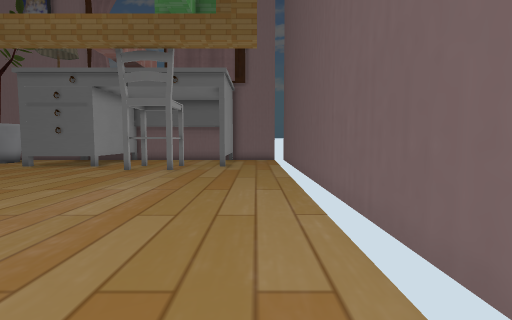
[1] (above)

16 first-person views from a walk through a Unity game level. The camera is 1.3 m above the floor, tilts 4° down and sees 85° across. The floor is counted in squares, 1 m on a side. Each view is taken from the middle of a square. On the plan, view 1 faces up. The plan holds only what a view shows up to about 13 squares ahead; the rest is blank.

[2]
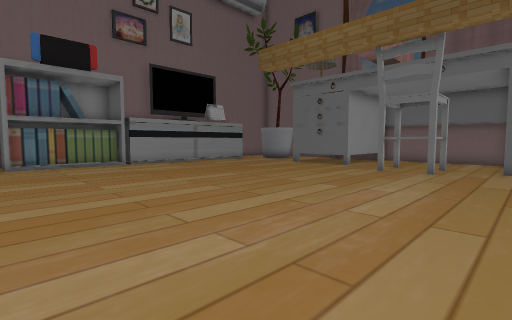

[3]
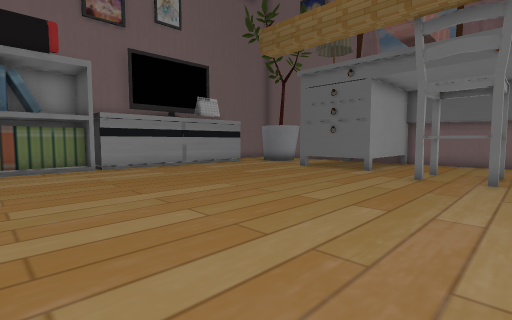

[4]
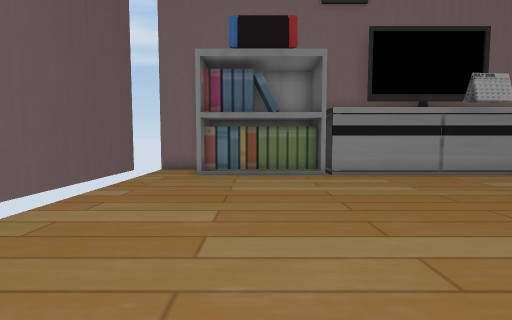

[5]
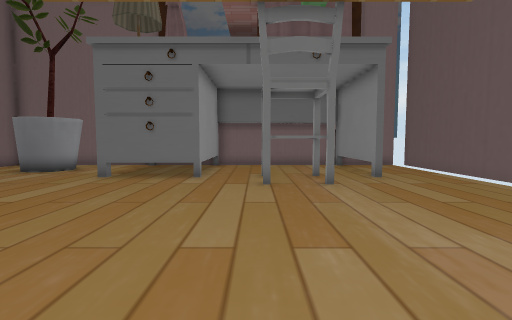

[6]
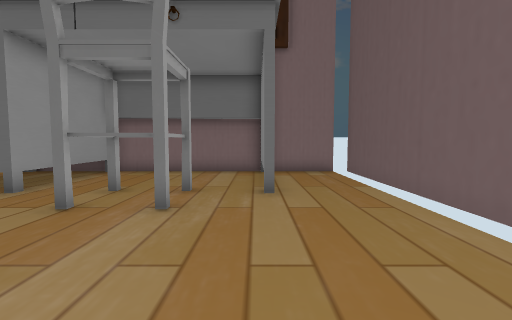

[7]
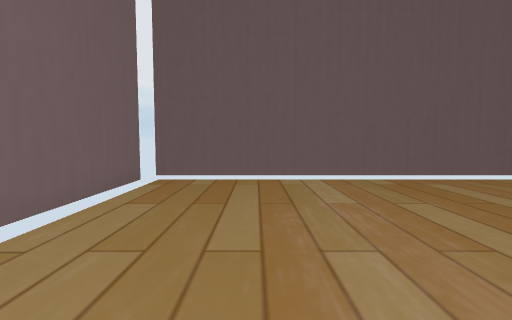

[8]
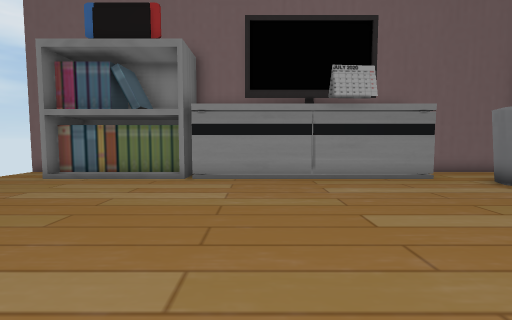

[9]
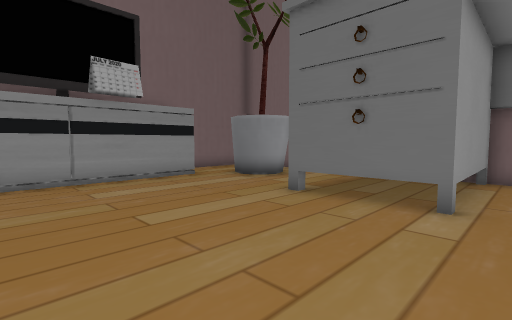

[10]
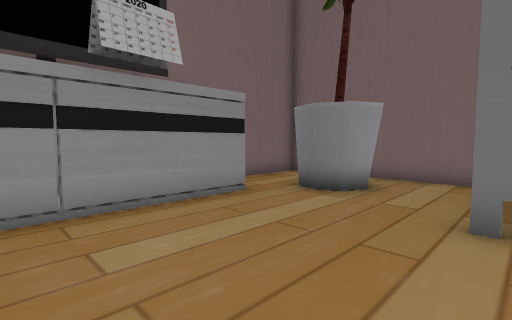

[11]
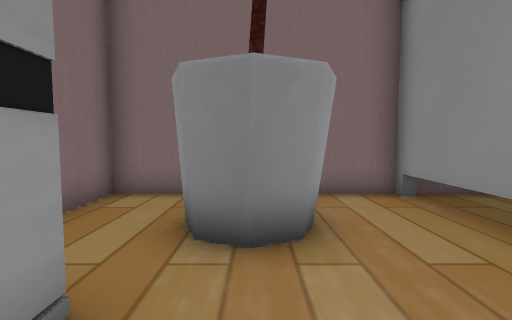

[12]
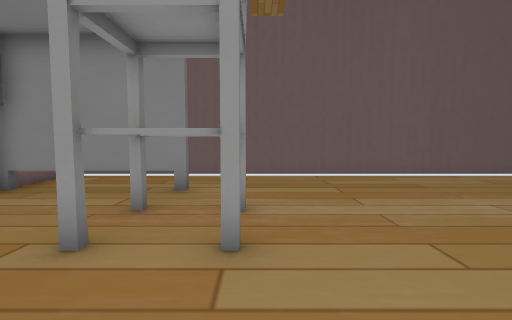

[13]
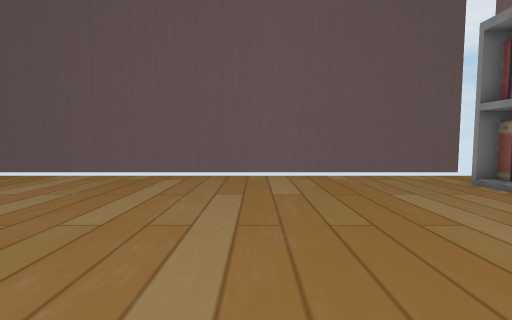

[14]
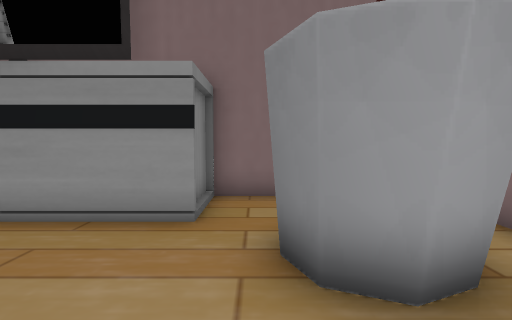

[15]
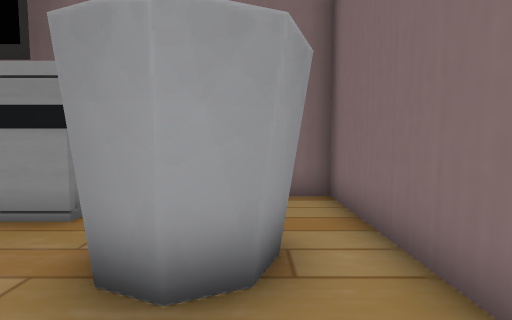

[16]
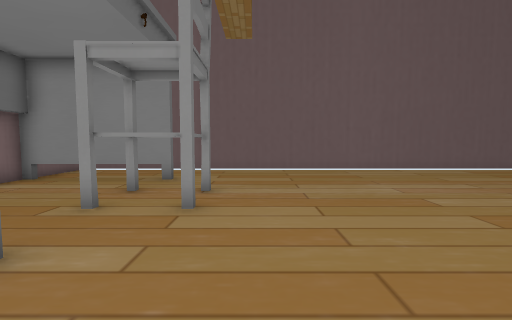

### Floor plan
Key: @ floor where view 1 was taken; # wall or solid block; x gap in a wall; . floor; T thing the floor can be seen under or through; O other object.
Columns run from 19 left of view 1 to 2 right of it. Each row starts with its distance up from view 1.
 19 #########  #########x#
 18 #.......#  #.....# ..#
 17 #.. ##..#  #.....T...#
 16 #..###..#  #.....T...#
 15 #.......#  #.....T...#
 14 ###.....####.OOO.T...#
 13   #..........O.O.....#
 12   #...........OO.....#
 11   #..................#
 10   #..................#
  9   #..................#
  8   #..................#
  7   #..................#
  6  ##..................#
  5  OO..................#
  4  OO..................#
  3  OO..................#
  2  OO..................#
  1 #OO..................#
  0 #..................@.#
 -1 x....................x
 -2  #####################

Positions as (right, up) in squares from view 1, and headings:
1: (0, 0), facing up
2: (-1, 0), facing up-left
3: (-3, 2), facing up-left
4: (-6, 3), facing left
5: (-6, 4), facing up
6: (-2, 7), facing up
7: (-2, 8), facing down
8: (-7, 8), facing left
9: (-7, 8), facing up-left
10: (-11, 9), facing up-left
11: (-15, 12), facing up
12: (-9, 12), facing right
13: (-10, 9), facing down
14: (-12, 15), facing left
15: (-12, 17), facing left
16: (-11, 11), facing right
